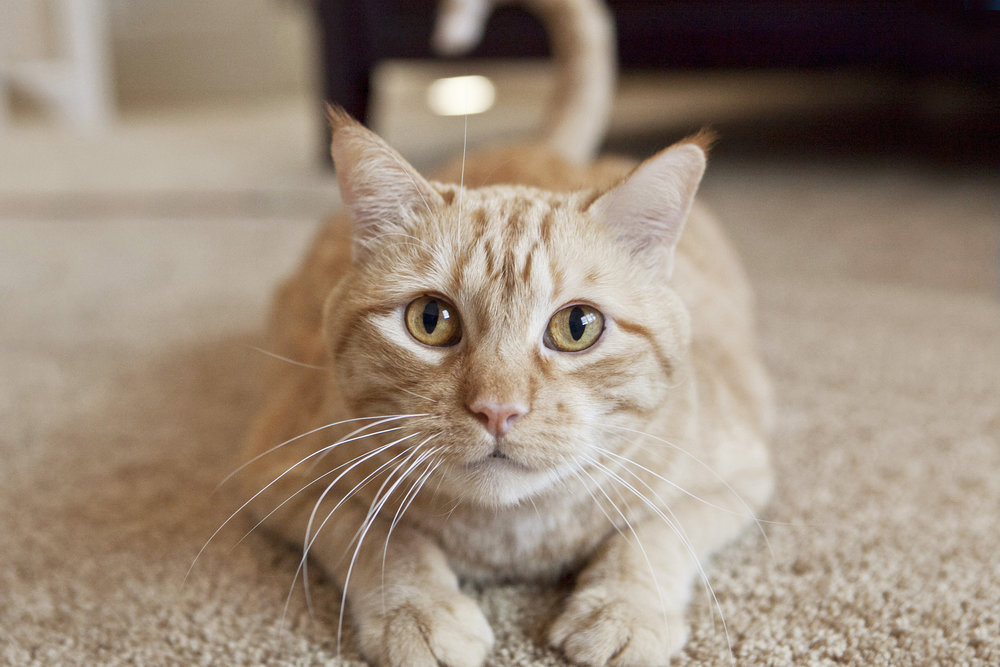
#> input picture src/TP6/cat.jpg, 1000 x 667 px
$ python SciMat.py   (older library calls are emulated)
#> lines starting #> are read from the running program, lines starting #| are printed output that depends on the picture
import numpy as np
from random import randrange
import matplotlib.pyplot as plt
from scipy.optimize import curve_fit
from scipy import misc

# EX1
print("1.")
a = np.zeros((4, 3, 2))
with np.nditer(a, op_flags=['readwrite']) as it:
    for x in it:
        x[...] = randrange(-100, 100, 1)
print(a)
print("ndim : " + str(a.ndim))
print("shape : " + str(a.shape))
print("size : " + str(a.size))
print("dtype : " + str(a.dtype))
print("itemsize : " + str(a.itemsize))
print("data : " + str(a.data))

#EX2
print("2.")
mat1 = np.zeros((3, 3))
with np.nditer(mat1, op_flags=['readwrite']) as it:
    for x in it:
        x[...] = randrange(0, 9, 1)

mat2 = np.zeros((3, 3))
with np.nditer(mat2, op_flags=['readwrite']) as it:
    for x in it:
        x[...] = randrange(2, 11, 1)
print(mat2)

prod1 = mat1 * mat2
print(prod1)

prod2 = mat1.dot(mat2)
print(prod1)

trans = mat1.transpose()
print(trans)

#EX3
print("3.")
sys = np.array( [ [2., 1.5, 1],
                  [.5, 1., 3.],
                  [2., 3., .25] ] )
sys2 = np.array( [-1., 4., 3.] )

print(np.linalg.det(sys))
print(np.linalg.inv(sys))
print(np.linalg.solve(sys, sys2))
print(np.linalg.eig(sys))

#EX4
print("4.")
def func(x, a, b, c):
    return a * np.exp(-b * x) + c

xdata = np.linspace(0, 4, 50)
y = func(xdata, 2.5, 1.3, 0.5)
y_noise = 0.1 * np.random.normal(size=xdata.size)
ydata = y + y_noise
plt.plot(xdata, ydata, 'b-', label='data')

popt, pcov = curve_fit(func, xdata, ydata)
plt.plot(xdata, func(xdata, *popt), 'r-')

plt.xlabel('x')
plt.ylabel('y')
plt.legend()
plt.show()
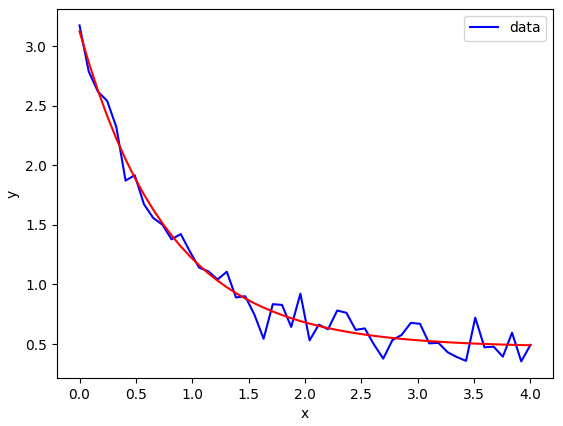
#> figure drawn by matplotlib, 1 panel; curve peaks at x = 0, y = 3.18; curve peaks at x = 0, y = 3.13

#EX5
print("5.")
f = misc.imread("cat.jpg")
#> f is the input picture: shape (667, 1000, 3); mean R, G, B 152.7, 136.4, 120.4
r = misc.imresize(f, 0.1)
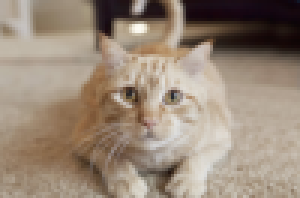
#> r: shape (66, 100, 3) (shown 3 times larger); mean R, G, B 152.7, 136.4, 120.4

# plt.imshow(f)
plt.imshow(r)
plt.show()
